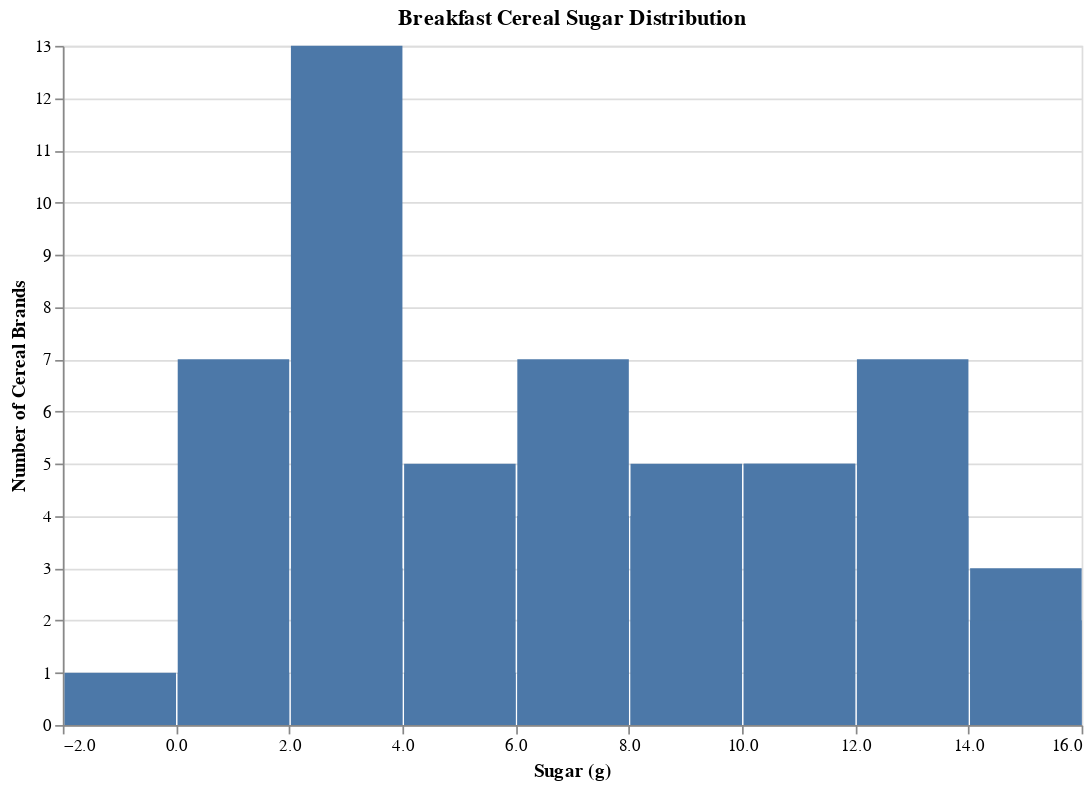

The notebook cell this image was saved under:
### Markdown cell above
### Sugar Distribution

Marketing tells us that their surveys have revealed that sugar content is the number one concern of consumers when choosing cereal.

They would like to see the following visualizations:

*  A histogram plot of the sugar content in all cereals.

* A scatter plot showing the relationship between sugar and calories.

* A box plot showing the distribution of sugar content by manufacturer.

### Code cell
# Create the three visualzations requested by the the marketing team
# A histogram plot of the sugar content in all cereals.
histo = alt.Chart(cereal_data).mark_bar().encode(
  alt.X('sugars', bin=True, title='Sugar (g)'),
  alt.Y('count()', title='Number of Cereal Brands'),
  tooltip=['sugars', 'count()']
).properties(
  width=600,
  height=400,
  title='Breakfast Cereal Sugar Distribution'
)

histo

### Figure 1 — Vega-Lite specification as saved in the notebook (floating-point values rounded to 4 significant figures)
{"config": {"view": {"continuousWidth": 300, "continuousHeight": 300}}, "data": {"name": "data-d73329a25a6840b5ab921465387d611c"}, "mark": {"type": "bar"}, "encoding": {"tooltip": [{"field": "sugars", "type": "quantitative"}, {"aggregate": "count", "type": "quantitative"}], "x": {"bin": true, "field": "sugars", "title": "Sugar (g)", "type": "quantitative"}, "y": {"aggregate": "count", "title": "Number of Cereal Brands", "type": "quantitative"}}, "height": 400, "title": "Breakfast Cereal Sugar Distribution", "width": 600, "$schema": "https://vega.github.io/schema/vega-lite/v5.16.3.json", "datasets": {"data-d73329a25a6840b5ab921465387d611c": [{"name": "100% Bran", "mfr": "N", "type": "C", "calories": 70, "protein": 4, "fat": 1, "sodium": 130, "fiber": 10.0, "carbo": 5.0, "sugars": 6, "potass": 280, "vitamins": 25, "shelf": 3, "weight": 1.0, "cups": 0.33, "rating": 68.4, "mfr_name": "Nabisco"}, {"name": "100% Natural Bran", "mfr": "Q", "type": "C", "calories": 120, "protein": 3, "fat": 5, "sodium": 15, "fiber": 2.0, "carbo": 8.0, "sugars": 8, "potass": 135, "vitamins": 0, "shelf": 3, "weight": 1.0, "cups": 1.0, "rating": 33.98, "mfr_name": "Quaker Oats"}, {"name": "All-Bran", "mfr": "K", "type": "C", "calories": 70, "protein": 4, "fat": 1, "sodium": 260, "fiber": 9.0, "carbo": 7.0, "sugars": 5, "potass": 320, "vitamins": 25, "shelf": 3, "weight": 1.0, "cups": 0.33, "rating": 59.43, "mfr_name": "Kelloggs"}, {"name": "All-Bran with Extra Fiber", "mfr": "K", "type": "C", "calories": 50, "protein": 4, "fat": 0, "sodium": 140, "fiber": 14.0, "carbo": 8.0, "sugars": 0, "potass": 330, "vitamins": 25, "shelf": 3, "weight": 1.0, "cups": 0.5, "rating": 93.7, "mfr_name": "Kelloggs"}, {"name": "Almond Delight", "mfr": "R", "type": "C", "calories": 110, "protein": 2, "fat": 2, "sodium": 200, "fiber": 1.0, "carbo": 14.0, "sugars": 8, "potass": -1, "vitamins": 25, "shelf": 3, "weight": 1.0, "cups": 0.75, "rating": 34.38, "mfr_name": "Ralston Purina"}, {"name": "Apple Cinnamon Cheerios", "mfr": "G", "type": "C", "calories": 110, "protein": 2, "fat": 2, "sodium": 180, "fiber": 1.5, "carbo": 10.5, "sugars": 10, "potass": 70, "vitamins": 25, "shelf": 1, "weight": 1.0, "cups": 0.75, "rating": 29.51, "mfr_name": "General Mills"}, {"name": "Apple Jacks", "mfr": "K", "type": "C", "calories": 110, "protein": 2, "fat": 0, "sodium": 125, "fiber": 1.0, "carbo": 11.0, "sugars": 14, "potass": 30, "vitamins": 25, "shelf": 2, "weight": 1.0, "cups": 1.0, "rating": 33.17, "mfr_name": "Kelloggs"}, {"name": "Basic 4", "mfr": "G", "type": "C", "calories": 130, "protein": 3, "fat": 2, "sodium": 210, "fiber": 2.0, "carbo": 18.0, "sugars": 8, "potass": 100, "vitamins": 25, "shelf": 3, "weight": 1.33, "cups": 0.75, "rating": 37.04, "mfr_name": "General Mills"}, {"name": "Bran Chex", "mfr": "R", "type": "C", "calories": 90, "protein": 2, "fat": 1, "sodium": 200, "fiber": 4.0, "carbo": 15.0, "sugars": 6, "potass": 125, "vitamins": 25, "shelf": 1, "weight": 1.0, "cups": 0.67, "rating": 49.12, "mfr_name": "Ralston Purina"}, {"name": "Bran Flakes", "mfr": "P", "type": "C", "calories": 90, "protein": 3, "fat": 0, "sodium": 210, "fiber": 5.0, "carbo": 13.0, "sugars": 5, "potass": 190, "vitamins": 25, "shelf": 3, "weight": 1.0, "cups": 0.67, "rating": 53.31, "mfr_name": "Post"}, {"name": "Cap'n'Crunch", "mfr": "Q", "type": "C", "calories": 120, "protein": 1, "fat": 2, "sodium": 220, "fiber": 0.0, "carbo": 12.0, "sugars": 12, "potass": 35, "vitamins": 25, "shelf": 2, "weight": 1.0, "cups": 0.75, "rating": 18.04, "mfr_name": "Quaker Oats"}, {"name": "Cheerios", "mfr": "G", "type": "C", "calories": 110, "protein": 6, "fat": 2, "sodium": 290, "fiber": 2.0, "carbo": 17.0, "sugars": 1, "potass": 105, "vitamins": 25, "shelf": 1, "weight": 1.0, "cups": 1.25, "rating": 50.76, "mfr_name": "General Mills"}, {"name": "Cinnamon Toast Crunch", "mfr": "G", "type": "C", "calories": 120, "protein": 1, "fat": 3, "sodium": 210, "fiber": 0.0, "carbo": 13.0, "sugars": 9, "potass": 45, "vitamins": 25, "shelf": 2, "weight": 1.0, "cups": 0.75, "rating": 19.82, "mfr_name": "General Mills"}, {"name": "Clusters", "mfr": "G", "type": "C", "calories": 110, "protein": 3, "fat": 2, "sodium": 140, "fiber": 2.0, "carbo": 13.0, "sugars": 7, "potass": 105, "vitamins": 25, "shelf": 3, "weight": 1.0, "cups": 0.5, "rating": 40.4, "mfr_name": "General Mills"}, {"name": "Cocoa Puffs", "mfr": "G", "type": "C", "calories": 110, "protein": 1, "fat": 1, "sodium": 180, "fiber": 0.0, "carbo": 12.0, "sugars": 13, "potass": 55, "vitamins": 25, "shelf": 2, "weight": 1.0, "cups": 1.0, "rating": 22.74, "mfr_name": "General Mills"}, {"name": "Corn Chex", "mfr": "R", "type": "C", "calories": 110, "protein": 2, "fat": 0, "sodium": 280, "fiber": 0.0, "carbo": 22.0, "sugars": 3, "potass": 25, "vitamins": 25, "shelf": 1, "weight": 1.0, "cups": 1.0, "rating": 41.45, "mfr_name": "Ralston Purina"}, {"name": "Corn Flakes", "mfr": "K", "type": "C", "calories": 100, "protein": 2, "fat": 0, "sodium": 290, "fiber": 1.0, "carbo": 21.0, "sugars": 2, "potass": 35, "vitamins": 25, "shelf": 1, "weight": 1.0, "cups": 1.0, "rating": 45.86, "mfr_name": "Kelloggs"}, {"name": "Corn Pops", "mfr": "K", "type": "C", "calories": 110, "protein": 1, "fat": 0, "sodium": 90, "fiber": 1.0, "carbo": 13.0, "sugars": 12, "potass": 20, "vitamins": 25, "shelf": 2, "weight": 1.0, "cups": 1.0, "rating": 35.78, "mfr_name": "Kelloggs"}, {"name": "Count Chocula", "mfr": "G", "type": "C", "calories": 110, "protein": 1, "fat": 1, "sodium": 180, "fiber": 0.0, "carbo": 12.0, "sugars": 13, "potass": 65, "vitamins": 25, "shelf": 2, "weight": 1.0, "cups": 1.0, "rating": 22.4, "mfr_name": "General Mills"}, {"name": "Cracklin' Oat Bran", "mfr": "K", "type": "C", "calories": 110, "protein": 3, "fat": 3, "sodium": 140, "fiber": 4.0, "carbo": 10.0, "sugars": 7, "potass": 160, "vitamins": 25, "shelf": 3, "weight": 1.0, "cups": 0.5, "rating": 40.45, "mfr_name": "Kelloggs"}, {"name": "Cream of Wheat (Quick)", "mfr": "N", "type": "H", "calories": 100, "protein": 3, "fat": 0, "sodium": 80, "fiber": 1.0, "carbo": 21.0, "sugars": 0, "potass": -1, "vitamins": 0, "shelf": 2, "weight": 1.0, "cups": 1.0, "rating": 64.53, "mfr_name": "Nabisco"}, {"name": "Crispix", "mfr": "K", "type": "C", "calories": 110, "protein": 2, "fat": 0, "sodium": 220, "fiber": 1.0, "carbo": 21.0, "sugars": 3, "potass": 30, "vitamins": 25, "shelf": 3, "weight": 1.0, "cups": 1.0, "rating": 46.9, "mfr_name": "Kelloggs"}, {"name": "Crispy Wheat & Raisins", "mfr": "G", "type": "C", "calories": 100, "protein": 2, "fat": 1, "sodium": 140, "fiber": 2.0, "carbo": 11.0, "sugars": 10, "potass": 120, "vitamins": 25, "shelf": 3, "weight": 1.0, "cups": 0.75, "rating": 36.18, "mfr_name": "General Mills"}, {"name": "Double Chex", "mfr": "R", "type": "C", "calories": 100, "protein": 2, "fat": 0, "sodium": 190, "fiber": 1.0, "carbo": 18.0, "sugars": 5, "potass": 80, "vitamins": 25, "shelf": 3, "weight": 1.0, "cups": 0.75, "rating": 44.33, "mfr_name": "Ralston Purina"}, {"name": "Froot Loops", "mfr": "K", "type": "C", "calories": 110, "protein": 2, "fat": 1, "sodium": 125, "fiber": 1.0, "carbo": 11.0, "sugars": 13, "potass": 30, "vitamins": 25, "shelf": 2, "weight": 1.0, "cups": 1.0, "rating": 32.21, "mfr_name": "Kelloggs"}, {"name": "Frosted Flakes", "mfr": "K", "type": "C", "calories": 110, "protein": 1, "fat": 0, "sodium": 200, "fiber": 1.0, "carbo": 14.0, "sugars": 11, "potass": 25, "vitamins": 25, "shelf": 1, "weight": 1.0, "cups": 0.75, "rating": 31.44, "mfr_name": "Kelloggs"}, {"name": "Frosted Mini-Wheats", "mfr": "K", "type": "C", "calories": 100, "protein": 3, "fat": 0, "sodium": 0, "fiber": 3.0, "carbo": 14.0, "sugars": 7, "potass": 100, "vitamins": 25, "shelf": 2, "weight": 1.0, "cups": 0.8, "rating": 58.35, "mfr_name": "Kelloggs"}, {"name": "Fruit & Fibre Dates; Walnuts; and Oats", "mfr": "P", "type": "C", "calories": 120, "protein": 3, "fat": 2, "sodium": 160, "fiber": 5.0, "carbo": 12.0, "sugars": 10, "potass": 200, "vitamins": 25, "shelf": 3, "weight": 1.25, "cups": 0.67, "rating": 40.92, "mfr_name": "Post"}, {"name": "Fruitful Bran", "mfr": "K", "type": "C", "calories": 120, "protein": 3, "fat": 0, "sodium": 240, "fiber": 5.0, "carbo": 14.0, "sugars": 12, "potass": 190, "vitamins": 25, "shelf": 3, "weight": 1.33, "cups": 0.67, "rating": 41.02, "mfr_name": "Kelloggs"}, {"name": "Fruity Pebbles", "mfr": "P", "type": "C", "calories": 110, "protein": 1, "fat": 1, "sodium": 135, "fiber": 0.0, "carbo": 13.0, "sugars": 12, "potass": 25, "vitamins": 25, "shelf": 2, "weight": 1.0, "cups": 0.75, "rating": 28.03, "mfr_name": "Post"}, {"name": "Golden Crisp", "mfr": "P", "type": "C", "calories": 100, "protein": 2, "fat": 0, "sodium": 45, "fiber": 0.0, "carbo": 11.0, "sugars": 15, "potass": 40, "vitamins": 25, "shelf": 1, "weight": 1.0, "cups": 0.88, "rating": 35.25, "mfr_name": "Post"}, {"name": "Golden Grahams", "mfr": "G", "type": "C", "calories": 110, "protein": 1, "fat": 1, "sodium": 280, "fiber": 0.0, "carbo": 15.0, "sugars": 9, "potass": 45, "vitamins": 25, "shelf": 2, "weight": 1.0, "cups": 0.75, "rating": 23.8, "mfr_name": "General Mills"}, {"name": "Grape Nuts Flakes", "mfr": "P", "type": "C", "calories": 100, "protein": 3, "fat": 1, "sodium": 140, "fiber": 3.0, "carbo": 15.0, "sugars": 5, "potass": 85, "vitamins": 25, "shelf": 3, "weight": 1.0, "cups": 0.88, "rating": 52.08, "mfr_name": "Post"}, {"name": "Grape-Nuts", "mfr": "P", "type": "C", "calories": 110, "protein": 3, "fat": 0, "sodium": 170, "fiber": 3.0, "carbo": 17.0, "sugars": 3, "potass": 90, "vitamins": 25, "shelf": 3, "weight": 1.0, "cups": 0.25, "rating": 53.37, "mfr_name": "Post"}, {"name": "Great Grains Pecan", "mfr": "P", "type": "C", "calories": 120, "protein": 3, "fat": 3, "sodium": 75, "fiber": 3.0, "carbo": 13.0, "sugars": 4, "potass": 100, "vitamins": 25, "shelf": 3, "weight": 1.0, "cups": 0.33, "rating": 45.81, "mfr_name": "Post"}, {"name": "Honey Graham Ohs", "mfr": "Q", "type": "C", "calories": 120, "protein": 1, "fat": 2, "sodium": 220, "fiber": 1.0, "carbo": 12.0, "sugars": 11, "potass": 45, "vitamins": 25, "shelf": 2, "weight": 1.0, "cups": 1.0, "rating": 21.87, "mfr_name": "Quaker Oats"}, {"name": "Honey Nut Cheerios", "mfr": "G", "type": "C", "calories": 110, "protein": 3, "fat": 1, "sodium": 250, "fiber": 1.5, "carbo": 11.5, "sugars": 10, "potass": 90, "vitamins": 25, "shelf": 1, "weight": 1.0, "cups": 0.75, "rating": 31.07, "mfr_name": "General Mills"}, {"name": "Honey-comb", "mfr": "P", "type": "C", "calories": 110, "protein": 1, "fat": 0, "sodium": 180, "fiber": 0.0, "carbo": 14.0, "sugars": 11, "potass": 35, "vitamins": 25, "shelf": 1, "weight": 1.0, "cups": 1.33, "rating": 28.74, "mfr_name": "Post"}, {"name": "Just Right Crunchy  Nuggets", "mfr": "K", "type": "C", "calories": 110, "protein": 2, "fat": 1, "sodium": 170, "fiber": 1.0, "carbo": 17.0, "sugars": 6, "potass": 60, "vitamins": 100, "shelf": 3, "weight": 1.0, "cups": 1.0, "rating": 36.52, "mfr_name": "Kelloggs"}, {"name": "Just Right Fruit & Nut", "mfr": "K", "type": "C", "calories": 140, "protein": 3, "fat": 1, "sodium": 170, "fiber": 2.0, "carbo": 20.0, "sugars": 9, "potass": 95, "vitamins": 100, "shelf": 3, "weight": 1.3, "cups": 0.75, "rating": 36.47, "mfr_name": "Kelloggs"}, {"name": "Kix", "mfr": "G", "type": "C", "calories": 110, "protein": 2, "fat": 1, "sodium": 260, "fiber": 0.0, "carbo": 21.0, "sugars": 3, "potass": 40, "vitamins": 25, "shelf": 2, "weight": 1.0, "cups": 1.5, "rating": 39.24, "mfr_name": "General Mills"}, {"name": "Life", "mfr": "Q", "type": "C", "calories": 100, "protein": 4, "fat": 2, "sodium": 150, "fiber": 2.0, "carbo": 12.0, "sugars": 6, "potass": 95, "vitamins": 25, "shelf": 2, "weight": 1.0, "cups": 0.67, "rating": 45.33, "mfr_name": "Quaker Oats"}, {"name": "Lucky Charms", "mfr": "G", "type": "C", "calories": 110, "protein": 2, "fat": 1, "sodium": 180, "fiber": 0.0, "carbo": 12.0, "sugars": 12, "potass": 55, "vitamins": 25, "shelf": 2, "weight": 1.0, "cups": 1.0, "rating": 26.73, "mfr_name": "General Mills"}, {"name": "Maypo", "mfr": "A", "type": "H", "calories": 100, "protein": 4, "fat": 1, "sodium": 0, "fiber": 0.0, "carbo": 16.0, "sugars": 3, "potass": 95, "vitamins": 25, "shelf": 2, "weight": 1.0, "cups": 1.0, "rating": 54.85, "mfr_name": "American Home Food Products"}, {"name": "Muesli Raisins; Dates; & Almonds", "mfr": "R", "type": "C", "calories": 150, "protein": 4, "fat": 3, "sodium": 95, "fiber": 3.0, "carbo": 16.0, "sugars": 11, "potass": 170, "vitamins": 25, "shelf": 3, "weight": 1.0, "cups": 1.0, "rating": 37.14, "mfr_name": "Ralston Purina"}, {"name": "Muesli Raisins; Peaches; & Pecans", "mfr": "R", "type": "C", "calories": 150, "protein": 4, "fat": 3, "sodium": 150, "fiber": 3.0, "carbo": 16.0, "sugars": 11, "potass": 170, "vitamins": 25, "shelf": 3, "weight": 1.0, "cups": 1.0, "rating": 34.14, "mfr_name": "Ralston Purina"}, {"name": "Mueslix Crispy Blend", "mfr": "K", "type": "C", "calories": 160, "protein": 3, "fat": 2, "sodium": 150, "fiber": 3.0, "carbo": 17.0, "sugars": 13, "potass": 160, "vitamins": 25, "shelf": 3, "weight": 1.5, "cups": 0.67, "rating": 30.31, "mfr_name": "Kelloggs"}, {"name": "Multi-Grain Cheerios", "mfr": "G", "type": "C", "calories": 100, "protein": 2, "fat": 1, "sodium": 220, "fiber": 2.0, "carbo": 15.0, "sugars": 6, "potass": 90, "vitamins": 25, "shelf": 1, "weight": 1.0, "cups": 1.0, "rating": 40.11, "mfr_name": "General Mills"}, {"name": "Nut&Honey Crunch", "mfr": "K", "type": "C", "calories": 120, "protein": 2, "fat": 1, "sodium": 190, "fiber": 0.0, "carbo": 15.0, "sugars": 9, "potass": 40, "vitamins": 25, "shelf": 2, "weight": 1.0, "cups": 0.67, "rating": 29.92, "mfr_name": "Kelloggs"}, {"name": "Nutri-Grain Almond-Raisin", "mfr": "K", "type": "C", "calories": 140, "protein": 3, "fat": 2, "sodium": 220, "fiber": 3.0, "carbo": 21.0, "sugars": 7, "potass": 130, "vitamins": 25, "shelf": 3, "weight": 1.33, "cups": 0.67, "rating": 40.69, "mfr_name": "Kelloggs"}, {"name": "Nutri-grain Wheat", "mfr": "K", "type": "C", "calories": 90, "protein": 3, "fat": 0, "sodium": 170, "fiber": 3.0, "carbo": 18.0, "sugars": 2, "potass": 90, "vitamins": 25, "shelf": 3, "weight": 1.0, "cups": 1.0, "rating": 59.64, "mfr_name": "Kelloggs"}, {"name": "Oatmeal Raisin Crisp", "mfr": "G", "type": "C", "calories": 130, "protein": 3, "fat": 2, "sodium": 170, "fiber": 1.5, "carbo": 13.5, "sugars": 10, "potass": 120, "vitamins": 25, "shelf": 3, "weight": 1.25, "cups": 0.5, "rating": 30.45, "mfr_name": "General Mills"}, {"name": "Post Nat. Raisin Bran", "mfr": "P", "type": "C", "calories": 120, "protein": 3, "fat": 1, "sodium": 200, "fiber": 6.0, "carbo": 11.0, "sugars": 14, "potass": 260, "vitamins": 25, "shelf": 3, "weight": 1.33, "cups": 0.67, "rating": 37.84, "mfr_name": "Post"}, {"name": "Product 19", "mfr": "K", "type": "C", "calories": 100, "protein": 3, "fat": 0, "sodium": 320, "fiber": 1.0, "carbo": 20.0, "sugars": 3, "potass": 45, "vitamins": 100, "shelf": 3, "weight": 1.0, "cups": 1.0, "rating": 41.5, "mfr_name": "Kelloggs"}, {"name": "Puffed Rice", "mfr": "Q", "type": "C", "calories": 50, "protein": 1, "fat": 0, "sodium": 0, "fiber": 0.0, "carbo": 13.0, "sugars": 0, "potass": 15, "vitamins": 0, "shelf": 3, "weight": 0.5, "cups": 1.0, "rating": 60.76, "mfr_name": "Quaker Oats"}, {"name": "Puffed Wheat", "mfr": "Q", "type": "C", "calories": 50, "protein": 2, "fat": 0, "sodium": 0, "fiber": 1.0, "carbo": 10.0, "sugars": 0, "potass": 50, "vitamins": 0, "shelf": 3, "weight": 0.5, "cups": 1.0, "rating": 63.01, "mfr_name": "Quaker Oats"}, {"name": "Quaker Oat Squares", "mfr": "Q", "type": "C", "calories": 100, "protein": 4, "fat": 1, "sodium": 135, "fiber": 2.0, "carbo": 14.0, "sugars": 6, "potass": 110, "vitamins": 25, "shelf": 3, "weight": 1.0, "cups": 0.5, "rating": 49.51, "mfr_name": "Quaker Oats"}, {"name": "Quaker Oatmeal", "mfr": "Q", "type": "H", "calories": 100, "protein": 5, "fat": 2, "sodium": 0, "fiber": 2.7, "carbo": -1.0, "sugars": -1, "potass": 110, "vitamins": 0, "shelf": 1, "weight": 1.0, "cups": 0.67, "rating": 50.83, "mfr_name": "Quaker Oats"}, {"name": "Raisin Bran", "mfr": "K", "type": "C", "calories": 120, "protein": 3, "fat": 1, "sodium": 210, "fiber": 5.0, "carbo": 14.0, "sugars": 12, "potass": 240, "vitamins": 25, "shelf": 2, "weight": 1.33, "cups": 0.75, "rating": 39.26, "mfr_name": "Kelloggs"}, {"name": "Raisin Nut Bran", "mfr": "G", "type": "C", "calories": 100, "protein": 3, "fat": 2, "sodium": 140, "fiber": 2.5, "carbo": 10.5, "sugars": 8, "potass": 140, "vitamins": 25, "shelf": 3, "weight": 1.0, "cups": 0.5, "rating": 39.7, "mfr_name": "General Mills"}, {"name": "Raisin Squares", "mfr": "K", "type": "C", "calories": 90, "protein": 2, "fat": 0, "sodium": 0, "fiber": 2.0, "carbo": 15.0, "sugars": 6, "potass": 110, "vitamins": 25, "shelf": 3, "weight": 1.0, "cups": 0.5, "rating": 55.33, "mfr_name": "Kelloggs"}, {"name": "Rice Chex", "mfr": "R", "type": "C", "calories": 110, "protein": 1, "fat": 0, "sodium": 240, "fiber": 0.0, "carbo": 23.0, "sugars": 2, "potass": 30, "vitamins": 25, "shelf": 1, "weight": 1.0, "cups": 1.13, "rating": 42.0, "mfr_name": "Ralston Purina"}, {"name": "Rice Krispies", "mfr": "K", "type": "C", "calories": 110, "protein": 2, "fat": 0, "sodium": 290, "fiber": 0.0, "carbo": 22.0, "sugars": 3, "potass": 35, "vitamins": 25, "shelf": 1, "weight": 1.0, "cups": 1.0, "rating": 40.56, "mfr_name": "Kelloggs"}, {"name": "Shredded Wheat", "mfr": "N", "type": "C", "calories": 80, "protein": 2, "fat": 0, "sodium": 0, "fiber": 3.0, "carbo": 16.0, "sugars": 0, "potass": 95, "vitamins": 0, "shelf": 1, "weight": 0.83, "cups": 1.0, "rating": 68.24, "mfr_name": "Nabisco"}, {"name": "Shredded Wheat 'n'Bran", "mfr": "N", "type": "C", "calories": 90, "protein": 3, "fat": 0, "sodium": 0, "fiber": 4.0, "carbo": 19.0, "sugars": 0, "potass": 140, "vitamins": 0, "shelf": 1, "weight": 1.0, "cups": 0.67, "rating": 74.47, "mfr_name": "Nabisco"}, {"name": "Shredded Wheat spoon size", "mfr": "N", "type": "C", "calories": 90, "protein": 3, "fat": 0, "sodium": 0, "fiber": 3.0, "carbo": 20.0, "sugars": 0, "potass": 120, "vitamins": 0, "shelf": 1, "weight": 1.0, "cups": 0.67, "rating": 72.8, "mfr_name": "Nabisco"}, {"name": "Smacks", "mfr": "K", "type": "C", "calories": 110, "protein": 2, "fat": 1, "sodium": 70, "fiber": 1.0, "carbo": 9.0, "sugars": 15, "potass": 40, "vitamins": 25, "shelf": 2, "weight": 1.0, "cups": 0.75, "rating": 31.23, "mfr_name": "Kelloggs"}, {"name": "Special K", "mfr": "K", "type": "C", "calories": 110, "protein": 6, "fat": 0, "sodium": 230, "fiber": 1.0, "carbo": 16.0, "sugars": 3, "potass": 55, "vitamins": 25, "shelf": 1, "weight": 1.0, "cups": 1.0, "rating": 53.13, "mfr_name": "Kelloggs"}, {"name": "Strawberry Fruit Wheats", "mfr": "N", "type": "C", "calories": 90, "protein": 2, "fat": 0, "sodium": 15, "fiber": 3.0, "carbo": 15.0, "sugars": 5, "potass": 90, "vitamins": 25, "shelf": 2, "weight": 1.0, "cups": 1.0, "rating": 59.36, "mfr_name": "Nabisco"}, {"name": "Total Corn Flakes", "mfr": "G", "type": "C", "calories": 110, "protein": 2, "fat": 1, "sodium": 200, "fiber": 0.0, "carbo": 21.0, "sugars": 3, "potass": 35, "vitamins": 100, "shelf": 3, "weight": 1.0, "cups": 1.0, "rating": 38.84, "mfr_name": "General Mills"}, {"name": "Total Raisin Bran", "mfr": "G", "type": "C", "calories": 140, "protein": 3, "fat": 1, "sodium": 190, "fiber": 4.0, "carbo": 15.0, "sugars": 14, "potass": 230, "vitamins": 100, "shelf": 3, "weight": 1.5, "cups": 1.0, "rating": 28.59, "mfr_name": "General Mills"}, {"name": "Total Whole Grain", "mfr": "G", "type": "C", "calories": 100, "protein": 3, "fat": 1, "sodium": 200, "fiber": 3.0, "carbo": 16.0, "sugars": 3, "potass": 110, "vitamins": 100, "shelf": 3, "weight": 1.0, "cups": 1.0, "rating": 46.66, "mfr_name": "General Mills"}, {"name": "Triples", "mfr": "G", "type": "C", "calories": 110, "protein": 2, "fat": 1, "sodium": 250, "fiber": 0.0, "carbo": 21.0, "sugars": 3, "potass": 60, "vitamins": 25, "shelf": 3, "weight": 1.0, "cups": 0.75, "rating": 39.11, "mfr_name": "General Mills"}, {"name": "Trix", "mfr": "G", "type": "C", "calories": 110, "protein": 1, "fat": 1, "sodium": 140, "fiber": 0.0, "carbo": 13.0, "sugars": 12, "potass": 25, "vitamins": 25, "shelf": 2, "weight": 1.0, "cups": 1.0, "rating": 27.75, "mfr_name": "General Mills"}, {"name": "Wheat Chex", "mfr": "R", "type": "C", "calories": 100, "protein": 3, "fat": 1, "sodium": 230, "fiber": 3.0, "carbo": 17.0, "sugars": 3, "potass": 115, "vitamins": 25, "shelf": 1, "weight": 1.0, "cups": 0.67, "rating": 49.79, "mfr_name": "Ralston Purina"}, {"name": "Wheaties", "mfr": "G", "type": "C", "calories": 100, "protein": 3, "fat": 1, "sodium": 200, "fiber": 3.0, "carbo": 17.0, "sugars": 3, "potass": 110, "vitamins": 25, "shelf": 1, "weight": 1.0, "cups": 1.0, "rating": 51.59, "mfr_name": "General Mills"}, {"name": "Wheaties Honey Gold", "mfr": "G", "type": "C", "calories": 110, "protein": 2, "fat": 1, "sodium": 200, "fiber": 1.0, "carbo": 16.0, "sugars": 8, "potass": 60, "vitamins": 25, "shelf": 1, "weight": 1.0, "cups": 0.75, "rating": 36.19, "mfr_name": "General Mills"}]}}
